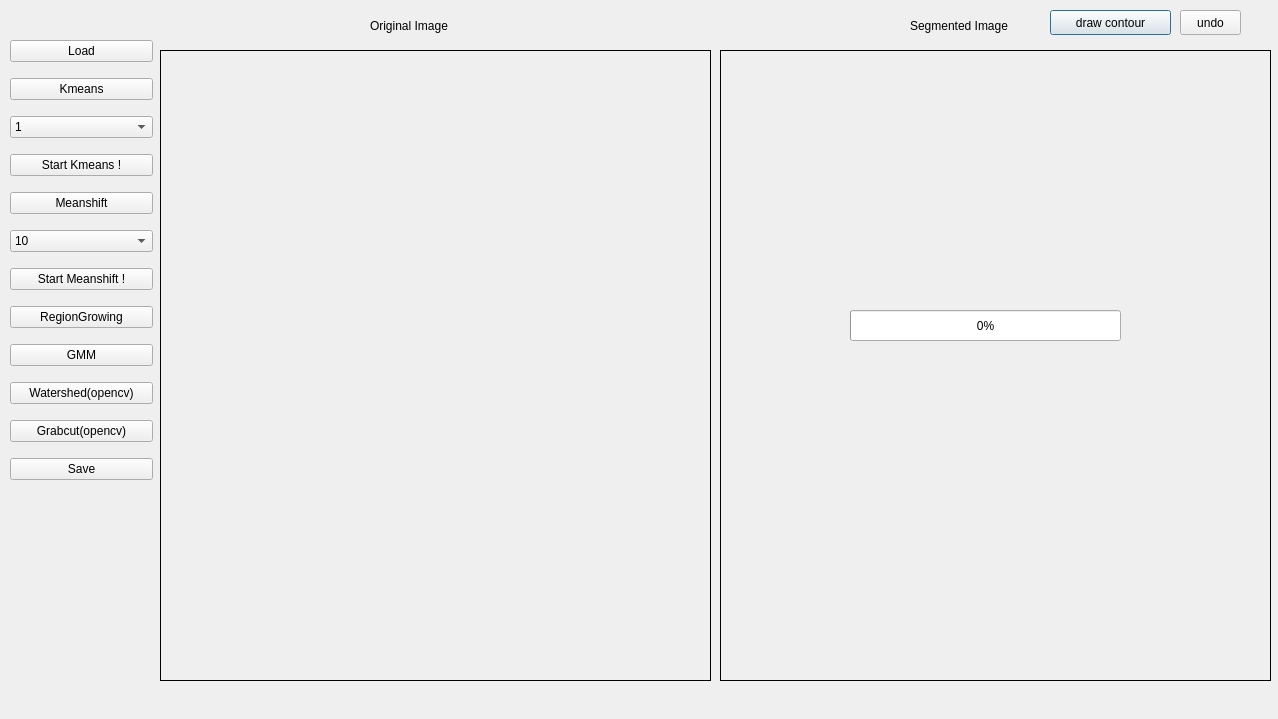
<?xml version="1.0" encoding="UTF-8"?>
<ui version="4.0">
 <class>Dialog</class>
 <widget class="QDialog" name="Dialog">
  <property name="geometry">
   <rect>
    <x>0</x>
    <y>0</y>
    <width>1278</width>
    <height>719</height>
   </rect>
  </property>
  <property name="windowTitle">
   <string>Dialog</string>
  </property>
  <widget class="QLabel" name="originalImage">
   <property name="geometry">
    <rect>
     <x>160</x>
     <y>50</y>
     <width>551</width>
     <height>631</height>
    </rect>
   </property>
   <property name="frameShape">
    <enum>QFrame::Box</enum>
   </property>
   <property name="text">
    <string/>
   </property>
  </widget>
  <widget class="QLabel" name="segmentedImage">
   <property name="geometry">
    <rect>
     <x>720</x>
     <y>50</y>
     <width>551</width>
     <height>631</height>
    </rect>
   </property>
   <property name="frameShape">
    <enum>QFrame::Box</enum>
   </property>
   <property name="text">
    <string/>
   </property>
  </widget>
  <widget class="QLabel" name="label">
   <property name="geometry">
    <rect>
     <x>370</x>
     <y>10</y>
     <width>101</width>
     <height>31</height>
    </rect>
   </property>
   <property name="text">
    <string>Original Image</string>
   </property>
  </widget>
  <widget class="QLabel" name="label_2">
   <property name="geometry">
    <rect>
     <x>910</x>
     <y>10</y>
     <width>131</width>
     <height>31</height>
    </rect>
   </property>
   <property name="text">
    <string>Segmented Image</string>
   </property>
  </widget>
  <widget class="QProgressBar" name="progressBar">
   <property name="geometry">
    <rect>
     <x>850</x>
     <y>310</y>
     <width>271</width>
     <height>31</height>
    </rect>
   </property>
   <property name="value">
    <number>0</number>
   </property>
  </widget>
  <widget class="QPushButton" name="drawContourButton">
   <property name="geometry">
    <rect>
     <x>1050</x>
     <y>10</y>
     <width>121</width>
     <height>25</height>
    </rect>
   </property>
   <property name="text">
    <string>draw contour</string>
   </property>
  </widget>
  <widget class="QPushButton" name="undoButton">
   <property name="geometry">
    <rect>
     <x>1180</x>
     <y>10</y>
     <width>61</width>
     <height>25</height>
    </rect>
   </property>
   <property name="text">
    <string>undo</string>
   </property>
  </widget>
  <widget class="QWidget" name="layoutWidget">
   <property name="geometry">
    <rect>
     <x>10</x>
     <y>30</y>
     <width>143</width>
     <height>461</height>
    </rect>
   </property>
   <layout class="QGridLayout" name="gridLayout">
    <item row="4" column="0">
     <widget class="QPushButton" name="meanshiftButton">
      <property name="text">
       <string>Meanshift</string>
      </property>
     </widget>
    </item>
    <item row="11" column="0">
     <widget class="QPushButton" name="saveButton">
      <property name="text">
       <string>Save</string>
      </property>
     </widget>
    </item>
    <item row="2" column="0">
     <widget class="QComboBox" name="kmeansComboBox">
      <item>
       <property name="text">
        <string>1</string>
       </property>
      </item>
      <item>
       <property name="text">
        <string>2</string>
       </property>
      </item>
      <item>
       <property name="text">
        <string>3</string>
       </property>
      </item>
      <item>
       <property name="text">
        <string>4</string>
       </property>
      </item>
      <item>
       <property name="text">
        <string>5</string>
       </property>
      </item>
      <item>
       <property name="text">
        <string>6</string>
       </property>
      </item>
      <item>
       <property name="text">
        <string>7</string>
       </property>
      </item>
      <item>
       <property name="text">
        <string>8</string>
       </property>
      </item>
      <item>
       <property name="text">
        <string>9</string>
       </property>
      </item>
      <item>
       <property name="text">
        <string>10</string>
       </property>
      </item>
     </widget>
    </item>
    <item row="0" column="0">
     <widget class="QPushButton" name="loadButton">
      <property name="text">
       <string>Load</string>
      </property>
     </widget>
    </item>
    <item row="1" column="0">
     <widget class="QPushButton" name="kmeansButton">
      <property name="text">
       <string>Kmeans</string>
      </property>
     </widget>
    </item>
    <item row="8" column="0">
     <widget class="QPushButton" name="gmmButton">
      <property name="text">
       <string>GMM</string>
      </property>
     </widget>
    </item>
    <item row="3" column="0">
     <widget class="QPushButton" name="runKmeansButton">
      <property name="text">
       <string>Start Kmeans !</string>
      </property>
     </widget>
    </item>
    <item row="7" column="0">
     <widget class="QPushButton" name="regionGrowingButton">
      <property name="text">
       <string>RegionGrowing</string>
      </property>
     </widget>
    </item>
    <item row="9" column="0">
     <widget class="QPushButton" name="watershedButton">
      <property name="text">
       <string>Watershed(opencv)</string>
      </property>
     </widget>
    </item>
    <item row="10" column="0">
     <widget class="QPushButton" name="grabcutButton">
      <property name="text">
       <string>Grabcut(opencv)</string>
      </property>
     </widget>
    </item>
    <item row="5" column="0">
     <widget class="QComboBox" name="meanshiftComboBox">
      <item>
       <property name="text">
        <string>10</string>
       </property>
      </item>
      <item>
       <property name="text">
        <string>20</string>
       </property>
      </item>
      <item>
       <property name="text">
        <string>30</string>
       </property>
      </item>
      <item>
       <property name="text">
        <string>40</string>
       </property>
      </item>
      <item>
       <property name="text">
        <string>50</string>
       </property>
      </item>
      <item>
       <property name="text">
        <string>60</string>
       </property>
      </item>
      <item>
       <property name="text">
        <string>70</string>
       </property>
      </item>
      <item>
       <property name="text">
        <string>80</string>
       </property>
      </item>
      <item>
       <property name="text">
        <string>90</string>
       </property>
      </item>
      <item>
       <property name="text">
        <string>100</string>
       </property>
      </item>
     </widget>
    </item>
    <item row="6" column="0">
     <widget class="QPushButton" name="runMeanshiftButton">
      <property name="text">
       <string>Start Meanshift !</string>
      </property>
     </widget>
    </item>
   </layout>
  </widget>
 </widget>
 <resources/>
 <connections/>
</ui>
